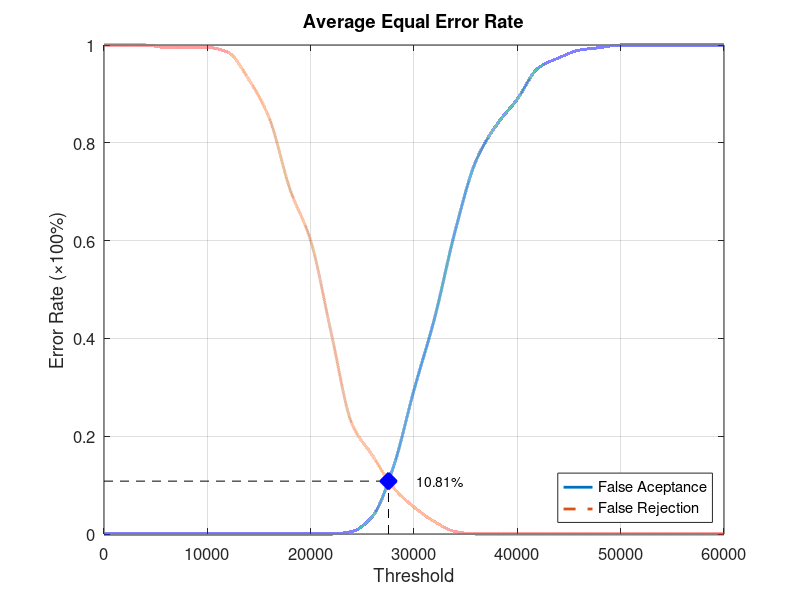
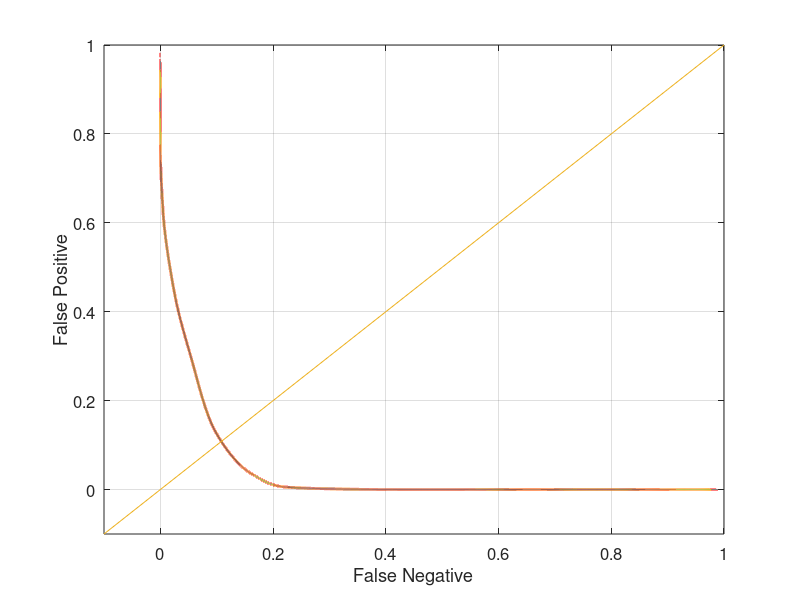

Write the MATLAB code that produced these figures, in order.
function yEER = Database4_3
close all;
clear;
clc;
x = 0:2000:60000;
xq = 0:0.5:60000;

y0 = [0 0 0 0 0 0 0 0 0 0 0 0 0.00526316 0.0368421 0.136842 0.294737 0.442105 0.621053 0.763158 0.836842 0.889474 0.952632 0.973684 0.989474 0.994737 1 1 1 1 1 1];
yy0 = interp1(x, y0, xq, 'pchip');
y1 = [1 1 1 0.995 0.995 0.995 0.985 0.93 0.85 0.705 0.6 0.41 0.225 0.16 0.095 0.055 0.025 0.005 0 0 0 0 0 0 0 0 0 0 0 0 0];
yy1 = interp1(x, y1, xq, 'pchip');

% Calculating EER: 
y2 = abs(y0 - y1);
find(y2 == min(y2))
yy2 = abs(yy0 - yy1);
xEER = find(yy2 == min(yy2));
xEERIndex = xq(xEER) % X-axis EER
yEER = yy0(xEER) % Y-axis EER

main = figure
plot(xq, yy0,'-','LineWidth', 2);	hold on
plot(xq, yy1,'--','LineWidth', 2);	hold on
plot([xEERIndex xEERIndex], [0 yEER], 'k--');	hold on
plot([0 xEERIndex], [yEER yEER], 'k--');	hold on
plot(xEERIndex, yEER, 'bx', 'LineWidth', 10);	hold on
text(xEERIndex + 10 * xEERIndex / 100, yEER, [num2str(round((10000 * yEER)) / 100) '%'])
legend('False Aceptance', 'False Rejection', 'Location', 'SouthEast')
xlabel('Threshold')
ylabel('Error Rate (\times100%)')
title('Average Equal Error Rate')
set(gca, 'FontSize', 12)
axis([0 60000 0 1])
grid on

print(main, 'Database4_3Main', '-dpng');
FNRxFPR = figure('Color', [1 1 1]);
plot(yy1, yy0, '-', yy1, yy0, 'LineWidth', 2);
hold on
y = -0.1:0.1:1
plot(y, y); 
set(gca, 'FontSize', 12)
xlabel('False Negative')
ylabel('False Positive')
axis([-0.1 1 -0.1 1])
set(gca, 'FontSize', 12)
grid on

print(FNRxFPR, 'Database4_3FNRxFPR','-dpng');
end
